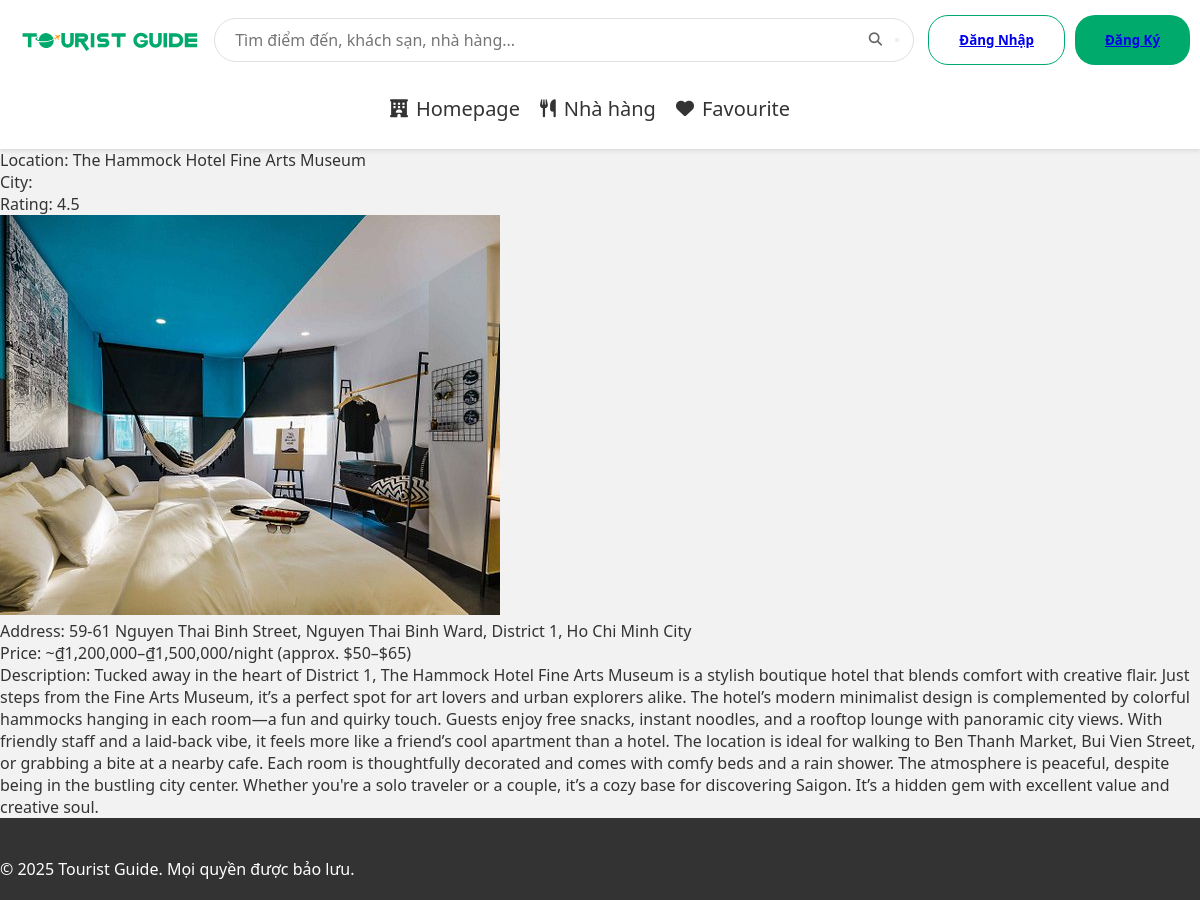
Page /AC001 on the committed database.
### location/models.py (models this page shows, shortened)
class Location(models.Model):
    loc = models.ForeignKey(Location_List, on_delete = models.CASCADE, null = True, blank = True)
    code = models.CharField(max_length=10, unique=True)
    location = models.CharField(max_length = 64)
    type = models.CharField(max_length=13, default = "")
    rating = models.FloatField(default = 5)
    open_hours = models.CharField(max_length=128, blank=True)
    ticket_info = models.CharField(max_length = 100, default = "")
    address = models.CharField(max_length = 100, default = "")
    image_path = models.CharField(max_length=255, default='')
    description = models.TextField(default="")
    long_description = models.TextField(default="")
    coordinate = models.CharField(max_length = 40, default = "")

### location/views.py (the view)
# urls.py: path('<str:location_code>',views.location_display, name='display_location'),
def location_display(request, location_code):
    look_up = Location.objects.get(code = location_code)
    return render(request, "display_location/display.html", {
        "code": look_up.code,
        "location_name": look_up.location,
        "type": look_up.type,
        "open_hours": look_up.open_hours,
        "rating": look_up.rating,
        "rating_half": look_up.rating,
        "ticket_info": look_up.ticket_info,
        "address": look_up.address,
        "image_path": look_up.image_path,
        "description": look_up.description,
        "long_description": look_up.long_description,
        "coordinate": look_up.coordinate
    })

### location/templates/display_location/display.html (shortened to what this page needs)
{% extends "layout/layout.html" %}
{% load static %}
{% block body %}
    <ul>
        <li>Location: {{ location_name }}</li>
        <li>City: {{ city }}</li>
        <li>Rating: {{ rating }}</li>
        <img src="{% static image_path %}" alt="{{ location.name }}">
        <li>Address: {{ address }}</li>
        <li>Price: {{ ticket_info }}</li>
        <li>Description: {{ long_description }}</li>
    </ul>
{% endblock %}

### location/templates/layout/layout.html (shortened to what this page needs)
{% load static %}
<!DOCTYPE html>
<html lang="en-US" lang="vi">
    <head>
        <link rel="stylesheet" href="{% static 'css/layout.css' %}">
        <link rel="stylesheet" href="https://cdnjs.cloudflare.com/ajax/libs/font-awesome/6.5.0/css/all.min.css">
    </head>
    <body>
        <header>
            <div class="header-container">
                <div class="logo">
                    <a href="https://github.com/howardVoxcan/Tourist_Guide">
                        <picture>
                            <img src="{% static 'img/logo-tourist-guide.svg' %}" alt="">
                        </picture>
                    </a>
                </div>
                <div class="search-bar">
                    <input type="text" placeholder="Tìm điểm đến, khách sạn, nhà hàng...">
                    <button class="search-icon"><i class="fas fa-search search-icon"></i></button>
                </div>
                {% if not user.is_authenticated %}
                    <div class="nav-buttons">
                        <button class="nav-button secondary"><a href="{% url 'login' %}">Đăng Nhập</a></button>
                        <button class="nav-button primary"><a href="{% url 'register'%}">Đăng Ký</a></button>
                    </div>
                {% else %}
                     {{user.username}}
                {% endif %}
            </div>
            <ul class="nav-tabs">
                <li><a href="#"><i class="fas fa-hotel"></i>Homepage</a></li>
                <li><a href="#"><i class="fas fa-utensils"></i>Nhà hàng</a></li>
                <li><a href="#"><i class="fas fa-heart"></i>Favourite</a></li>
            </ul>
        </header>
        {% block body %}
        {% endblock %}
        <footer>
            <p>&copy; 2025 Tourist Guide. Mọi quyền được bảo lưu.</p>
        </footer>
    </body>
</html>

### location/static/css/layout.css (style rules this page uses)
* { margin: 0; padding: 0; box-sizing: border-box; font-family: 'Segoe UI', Tahoma, Geneva, Verdana, sans-serif; }
html, body { width: 100%; height: 100%; overflow-x: hidden; }
body { background-color: #f2f2f2; color: #333; min-height: 100vh; }
header { background-color: white; padding: 15px 0; box-shadow: 0 2px 4px rgba(0, 0, 0, 0.1); position: sticky; top: 0; z-index: 100; width: 100%; }
.header-container { max-width: 1200px; height: auto; margin: 0 auto; margin-bottom: 20px; display: flex; align-items: center; justify-content: space-between; padding: 0 10px; flex-wrap: nowrap; }
picture { display: block; }
.logo a, .logo picture { width: 200px; height: auto; padding: 50px auto; display: flex; align-items: center; }
.search-bar { flex: 1; max-width: 700px; margin-top: 0; position: relative; align-items: center; }
.search-bar input { display: flex; width: 100%; padding: 10px 20px; border: 1px solid #e0e0e0; border-radius: 24px; font-size: 16px; outline: none; }
.search-icon { position: absolute; right: 15px; top: 50%; transform: translateY(-50%); color: #666; }
.nav-buttons { display: flex; align-items: right; justify-content: center; flex-wrap: wrap; }
.nav-button { padding: 15px 30px; margin-left: 10px; border: none; border-radius: 20px; font-weight: bold; cursor: pointer; background-color: white; white-space: nowrap; }
.nav-button.primary { background-color: #00aa6c; color: white; }
.nav-button.secondary { border: 1px solid #00aa6c; color: #00aa6c; }
.nav-tabs { display: flex; flex: 1; list-style: none; justify-content: center; }
.nav-tabs li { margin-right: 20px; white-space: nowrap; font-size: 20px; }
.nav-tabs a { display: flex; align-items: center; color: #333; text-decoration: none; font-weight: 500; padding: 10px 0; border-bottom: 2px solid transparent; }
.nav-tabs i { margin-right: 8px; font-size: 18px; }
footer { background-color: #333; color: white; padding: 40px 0 20px; }

### rows in the picture
Location: location "The Hammock Hotel Fine Arts Museum", rating "4.5", image_path (picture), address "59-61 Nguyen Thai Binh Street, Nguyen Thai Binh Ward, District 1, Ho Chi Minh City", ticket_info "~₫1,200,000–₫1,500,000/night (approx. $50–$65)", long_description "Tucked away in the heart of District 1, The Hammock Hotel Fine Arts Museum is a stylish boutique hotel that blends comfort with creative flair. Just steps from the Fine Arts Museum, it’s a perfect spot for art lovers and urban explorers alike. The hotel’s modern minimalist design is complemented by colorful hammocks hanging in each room—a fun and quirky touch. Guests enjoy free snacks, instant noodles, and a rooftop lounge with panoramic city views. With friendly staff and a laid-back vibe, it feels more like a friend’s cool apartment than a hotel. The location is ideal for walking to Ben Thanh Market, Bui Vien Street, or grabbing a bite at a nearby cafe. Each room is thoughtfully decorated…"
